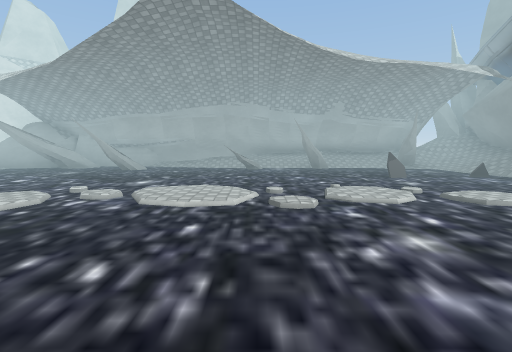
View 1 (above)

15 first-person views from a walk through a Unity game level. The camera is 1.3 m above the floor, tilts 6° down and sees 85° across. The floor is counted in squares, 2.4 m on a side. Each view is taken from the middle of a square. On the plan, view 1 faces up. The plan holds only what a view shows up to about 9 squares ahead; the rest is blank. The place goes on beyond the plan. The player is left out. Some animated figures are not drawn. Some surface patterns are stand-ins.

View 2
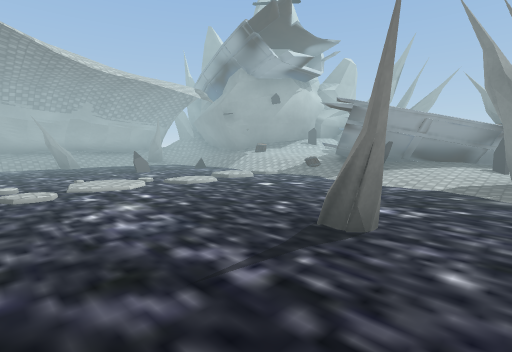

View 3
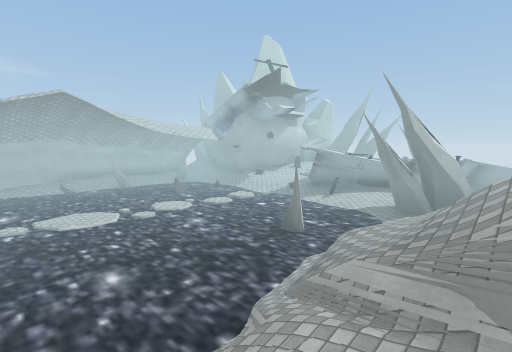

View 4
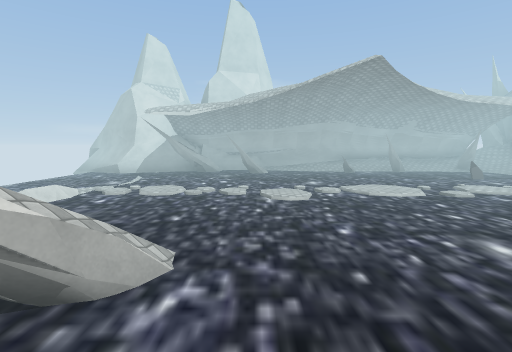

View 5
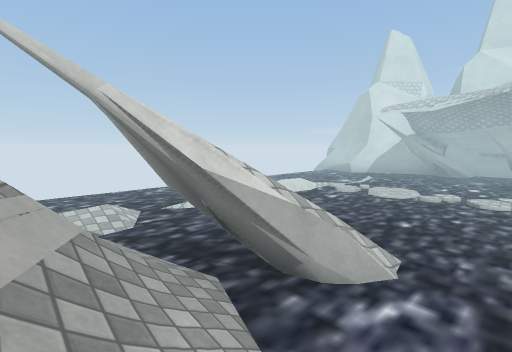

View 6
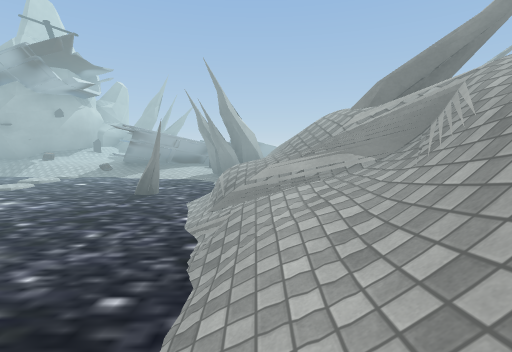

View 7
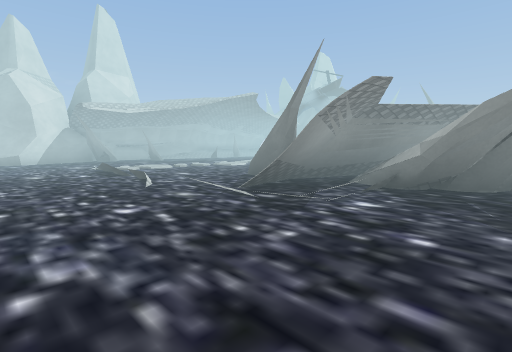

View 8
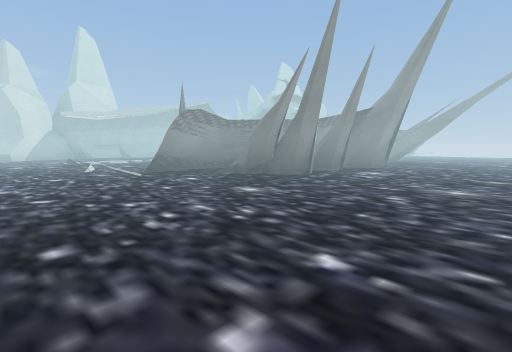

View 9
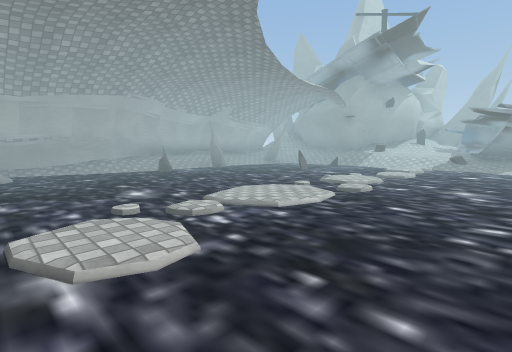

View 10
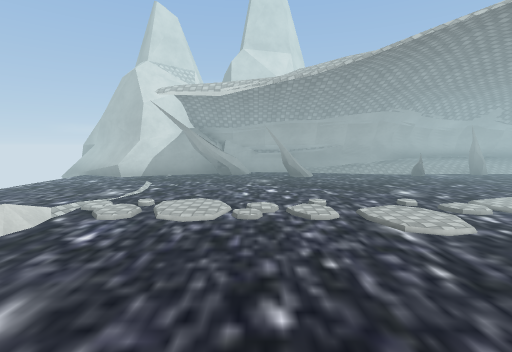

View 11
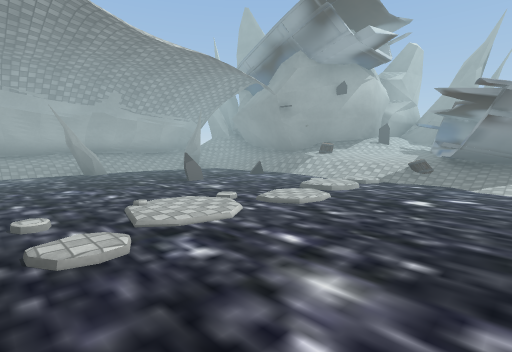

View 12
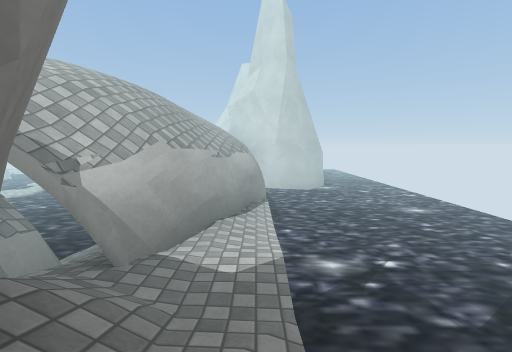

View 13
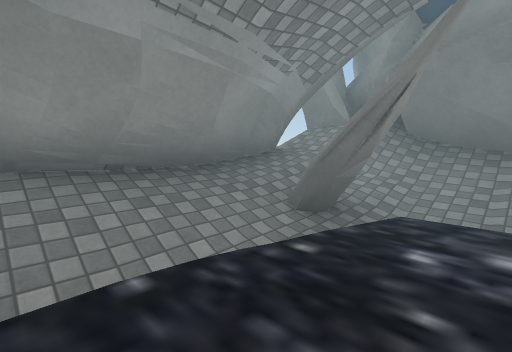

View 14
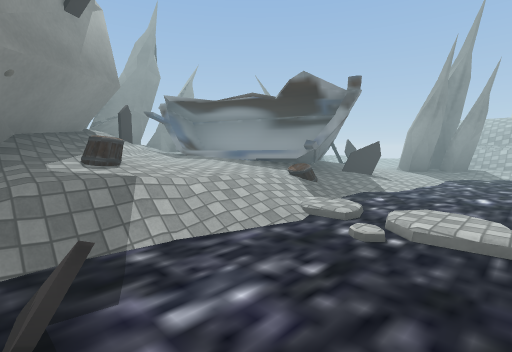

View 15
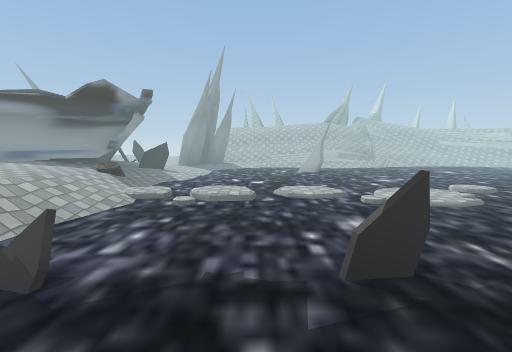

### Floor plan
Key: @ floor where view 1 was taken; # wall or solid block; . main floor; : floor 0.25 m higher than the main floor; + floor 0.75 m higher than the main floor; * floor 1.5 m higher than the main floor; / step, stairs or slope; = window, fence, low wall or low ledge; v drop or lower ground; O other object.
Columns run from 9 left of view 1 to 8 right of it. Each row starts with its distance up from view 1.
 11       ##vvvvvv
 10        #vvvvvvv
  9        #  ##+//*
  8  #  ##########/O#
  7 #####.=.. O..#/##
  6  ........O..../#
  5  ..........#.=/O
  4  .............//#
  3  ..///./:.:.///+#
  2  ../.../......###
  1  ../..........###
  0  .././...@.O.//##
 -1  ../##...././OO###
 -2  ../ #///////##:/#
 -3  ..=/#//////// /=#
 -4  ....#.=##.#
 -5  ...........
 -6  ...........
 -7  ..........

Where each view was taken, in squares from view 1:
view 1: 0 up, 0 right, facing up
view 2: 1 down, 0 right, facing up-right
view 3: 3 down, 2 left, facing up-right
view 4: 2 down, 3 left, facing up
view 5: 2 down, 3 left, facing up-left
view 6: 2 down, 3 left, facing right
view 7: 4 down, 8 left, facing up-right
view 8: 7 down, 8 left, facing up-right
view 9: 1 up, 3 left, facing up-right
view 10: 0 up, 4 left, facing up
view 11: 1 up, 0 right, facing up-right
view 12: 9 up, 6 right, facing left
view 13: 6 up, 2 right, facing up-right
view 14: 5 up, 3 right, facing down-right
view 15: 6 up, 3 right, facing down
